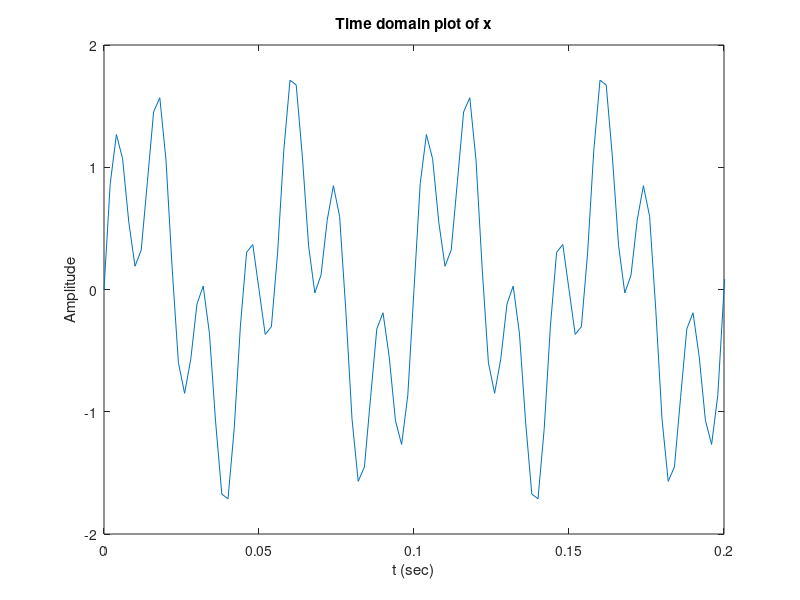
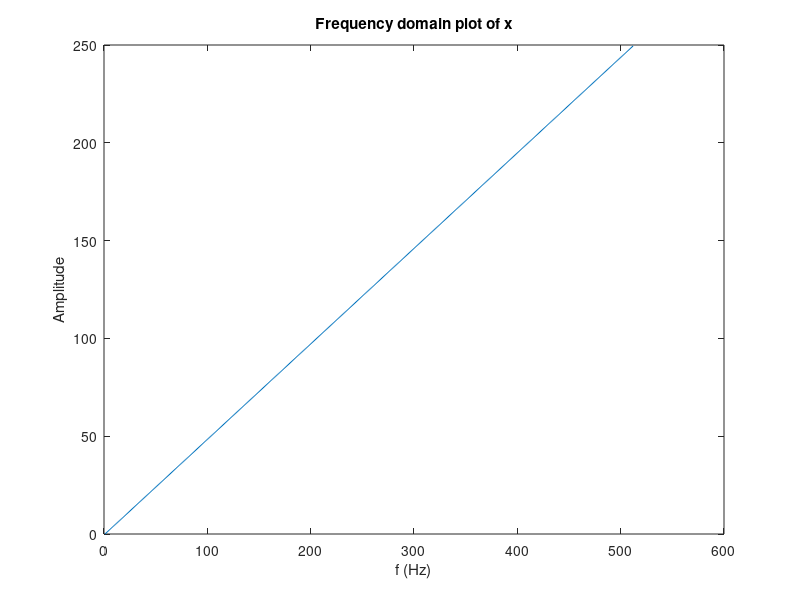
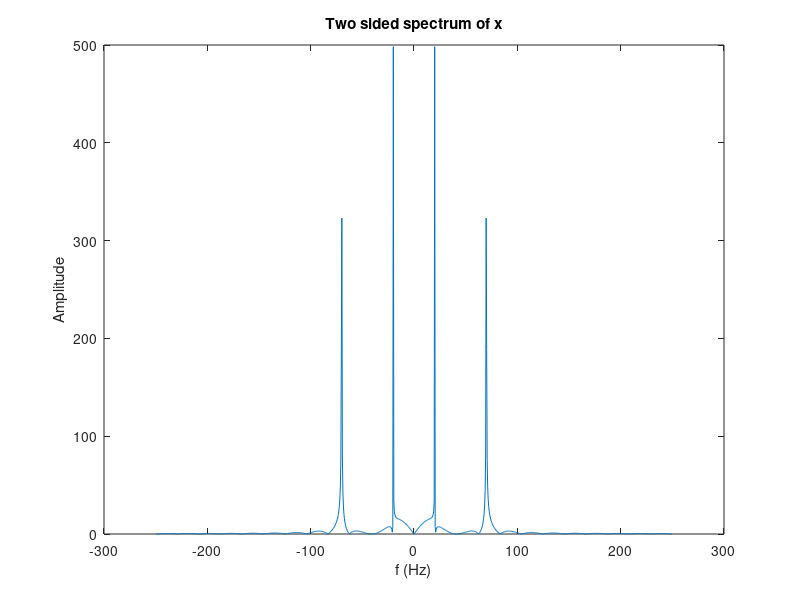
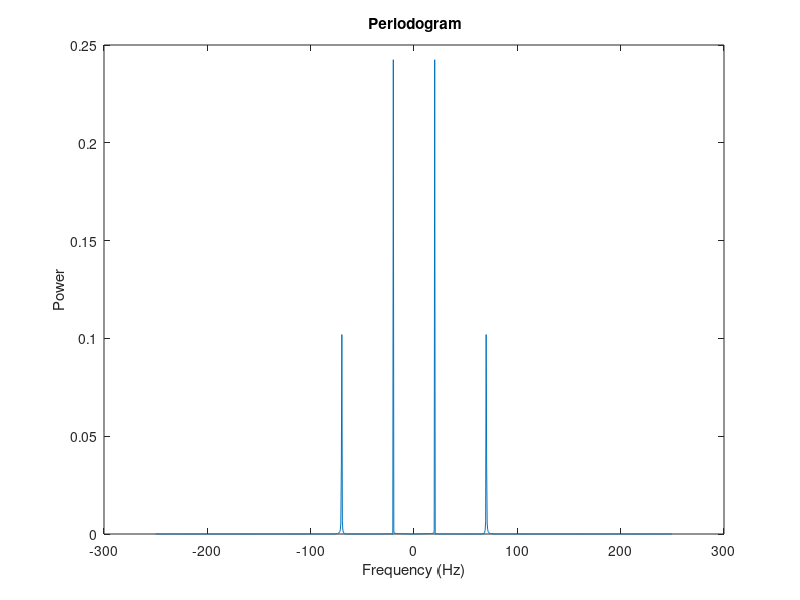

Recreate these plots in MATLAB, in order. (Note: this script raises an error after producing the figures.)
clear all
close all
clc
Fs=500;
Ts=1/Fs;
L=1000;
T=L*Ts;
t=0:Ts:(L-1)*Ts;
x=sin(2*pi*20*t)   + 0.8*sin(2*pi*70*(t-2));

figure(1)
plot(t,x)
title('Time domain plot of x')
xlabel('t (sec)')
ylabel('Amplitude')
pause
axis([0 0.2 -2 2])
pause

N = 2^nextpow2(L);
Fo=Fs/N;
f=(0:N-1)*Fo;
X=fft(x,N);

figure(2)
plot(f(1:N/2)),abs(X(1:N/2))
title('Frequency domain plot of x')
xlabel('f (Hz)')
ylabel('Amplitude')
pause

figure(3)

f=f-Fs/2;
X=fftshift(X);
plot(f,abs(X));title('Two sided spectrum of x'); xlabel('f (Hz)'); ylabel('Amplitude')
pause

power=X.*conj(X)/N/L;
figure(4)
plot(f,power)
xlabel('Frequency (Hz)')
ylabel('Power')
title('{\bf Periodogram}')
pause

disp('Part 2')

noise=randn(size(x))

figure(5)
plot(t,noise)
title('Time domain plot of noise')
xlabel('t (sec)')
ylabel('Amplitude')
pause
axis([0 0.2 -2 2])
pause

Fnoise=fft(noise,N)

Fs=500;
Ts=1/Fs;
L=1000;
T=L*Ts;
t=0:Ts:(L-1)*Ts;
N = 2^nextpow2(L);
Fo=Fs/N;
f=(0:N-1)*Fo;

figure(6)
power1 = Fnoise.*conj(Fnoise)/N/L;
plot(f,power1)
xlabel('Frequency (Hz)')
ylabel('Power')
title('{\bf Periodogram}')
pause

sum=x+noise;
SUM=fft(sum,N);

figure(7)
plot(t,sum)
title('Time domain plot of s')
xlabel('t (sec)')
ylabel('Amplitude')
pause
axis([0 0.2 -2 2])
pause

figure(8)

f=f-Fs/2;
SUM=fftshift(SUM);
plot(f,abs(SUM)); title('Two sided spectrum of s'); xlabel('f (Hz)'); ylabel('Amplitude')
pause

disp('Part 3')

Fs=500;
Ts=1/Fs;
L=1000;
T=L*Ts;
t=0:Ts:(L-1)*Ts;
k=sin(2*pi*100*t);

mul=k.*sum;

figure(9)
plot(mul,sum)
title('Time domain plot of multiplied')
xlabel('t (sec)')
ylabel('Amplitude')
pause
axis([0 0.2 -2 2])
pause

Fmult=fft(mul,N)

figure(10)
f=f-Fs/2;
Fmult=fftshift(Fmult);
plot(f,abs(Fmult));title('Two sided spectrum of multiplied'); xlabel('f (Hz)'); yla bel('Amplitude')
pause